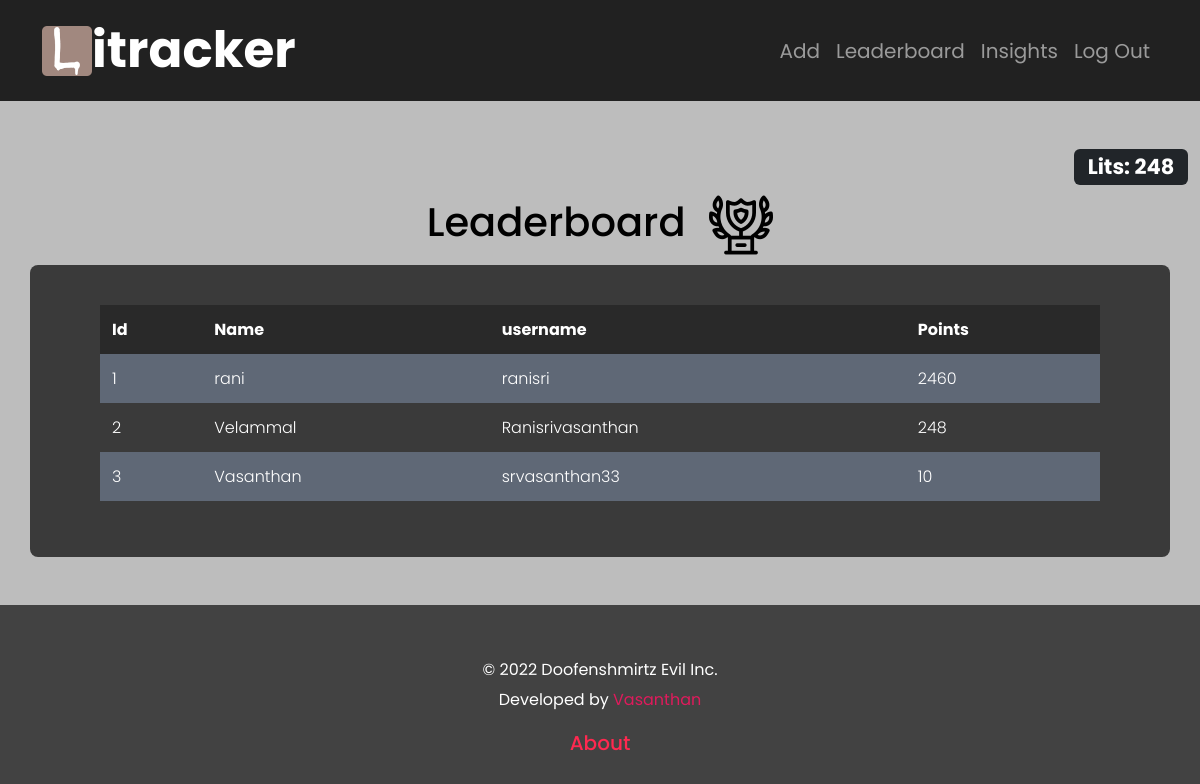
/leaderboard (signed in), run on the app's committed database.
### tables this page shows
CREATE TABLE registrants (id INTEGER PRIMARY KEY AUTOINCREMENT NOT NULL, name TEXT NOT NULL, username TEXT NOT NULL, pass_hash TEXT NOT NULL, points INTEGER NOT NULL DEFAULT 50);

### app.py (the view)
@app.route("/leaderboard", methods=["GET", "POST"])
@login_required
def leaderboard():
    if request.method == 'GET':
        u_id = session["user_id"]
        rows = db.execute("SELECT * from registrants where id = ?",u_id)
        name = rows[0]["name"]
        username = rows[0]["username"]
        points = rows[0]["points"]
        ROWS = db.execute("SELECT name, username, points FROM  registrants ORDER BY points desc")
        LOGS = []
        for i in range(len(ROWS)):
            D = {}
            D["id"] = i + 1
            D["name"] = ROWS[i]["name"]
            D["username"] = ROWS[i]["username"]
            D["points"] = ROWS[i]["points"]
            LOGS.append(D)
        return render_template("leaderboard.html",LOGS = LOGS,points = points)
    return apology("leaderboard")

### app.py (called while the page is built)
@app.after_request
def after_request(response):
    response.headers["Cache-Control"] = "no-cache, no-store, must-revalidate"
    response.headers["Expires"] = 0
    response.headers["Pragma"] = "no-cache"
    return response

### helpers.py (called while the page is built)
def login_required(f):
    @wraps(f)
    def decorated_function(*args, **kwargs):
        if session.get("user_id") is None:
            return redirect("/login")
        return f(*args, **kwargs)
    return decorated_function

### templates/leaderboard.html (shortened to what this page needs)
{% extends "layout.html" %}
{% block main %}
    <div class="container">
        <h1>Leaderboard &emsp13;<img src="static/trophy.png"></h1>
            <div class="row" id ="leaders">
            <table>
                <thead>
                    <tr>
                        <th>Id</th>
                        <th>Name</th>
                        <th>username</th>
                        <th>Points</th>
                    </tr>
                </thead>
                <tbody>
                    {% for ROW in LOGS %}
                    <tr>
                        <td>{{ROW["id"]}}</td>
                        <td>{{ROW["name"]}}</td>
                        <td>{{ROW["username"]}}</td>
                        <td>{{ROW["points"]}}</td>
                        </tr>
                    {% endfor %}
                </tbody>
        </table>
        </div>
    </div>
{% endblock %}

### static/styles.css (style rules this page uses)
body { color:rgb(0, 0, 0); font-family: 'Poppins', sans-serif; background-color: #424242; font-size: 22px; }
table { background-color: transparent; margin-bottom: 1rem; width: 100%; font-weight: 300; color: #ffffff; }
table th { background-color:rgba(0, 0, 0, 0.3) ; }
table th, table td { padding: 0.75rem; vertical-align: middle; }
tbody tr:nth-of-type(odd) { background-color: rgb(179, 208, 255, 0.3); border-radius:6px; }
#leaders { padding: 40px 70px; background-color: #3a3a3a; border-radius: 8px; }

### data on the page
registrants: id "1", name "rani", username "ranisri", points "2460"
registrants: id "2", name "Velammal", username "Ranisrivasanthan", points "248"
registrants: id "3", name "Vasanthan", username "srvasanthan33", points "10"

### other printed values
{{ points }} "248"
